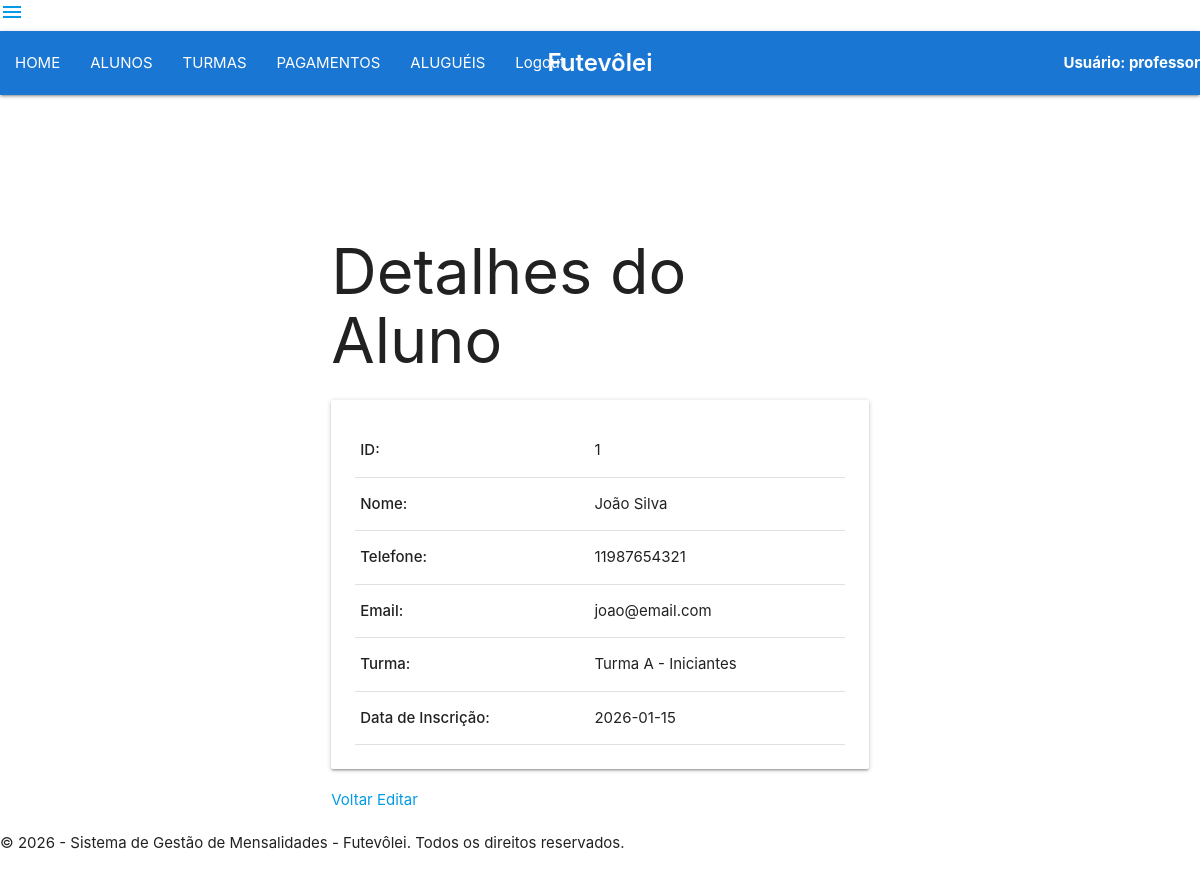
The page /VIEW/ALUNO/frmdetAluno.php?id=1 (signed in) on the database its author committed.
### tables this page shows
CREATE TABLE `aluno` (
  `id` int(11) NOT NULL,
  `nome` varchar(50) NOT NULL,
  `telefone` varchar(15) NOT NULL,
  `email` varchar(50) NOT NULL,
  `turma` int(11) NOT NULL,
  `data_inscricao` date NOT NULL
);

CREATE TABLE `turma` (
  `id` int(11) NOT NULL,
  `nome` varchar(50) NOT NULL,
  `horario` varchar(20) NOT NULL,
  `dia_semana` varchar(15) NOT NULL,
  `nivel` varchar(20) NOT NULL
);

### DAL/aluno.php (called while the page is built, shortened)
<?php
include_once $_SERVER['DOCUMENT_ROOT'] . "/futevolei_mensalidades/DAL/conexao.php";
include_once $_SERVER['DOCUMENT_ROOT'] . "/futevolei_mensalidades/MODEL/aluno.php";
class Aluno
{
    public function SelectById(int $id)
    {
        $sql = "Select * from aluno where id=?;";
        $con = Conexao::conectar();
        $query = $con->prepare($sql);
        $query->execute(array($id));
        $linha = $query->fetch(\PDO::FETCH_ASSOC);
        $aluno = new \MODEL\Aluno();
        $aluno->setId($linha['id']);
        $aluno->setNome($linha['nome']);
        $aluno->setTelefone($linha['telefone']);
        $aluno->setEmail($linha['email']);
        $aluno->setTurma($linha['turma']);
        $aluno->setDataInscricao($linha['data_inscricao']);
        return $aluno;
    }
}
?>

### DAL/conexao.php (called while the page is built, shortened)
<?php
    class Conexao {
        private static $dbNome = 'futevolei';
        private static $dbHost = 'localhost';
        private static $dbUsuario = 'root';
        private static $dbSenha = '';
        private static $cont = null;
        public static function conectar(){
          if (self::$cont == null){
              try{
                self::$cont = new PDO("mysql:host=" . self::$dbHost . ";dbname=" . self::$dbNome,  self::$dbUsuario , self::$dbSenha);
                   }
            catch (\PDOException $exception) {
                die ($exception->getMessage());
            }
        }
        return self::$cont;
    }
    public static function desconectar (){
        self::$cont = null;
        return self::$cont;
    }
    }
?>

### MODEL/aluno.php (called while the page is built, shortened)
<?php
    class Aluno{
         private ?int $id;
         private ?string $nome;
         private ?string $telefone;
         private ?string $email;
         private ?string $data_inscricao;
         public function getId() {
            return $this->id;
         }
         public function setId(int $id){
            $this->id = $id;
         }
         public function getNome() {
            return $this->nome;
         }
         public function setNome(string $nome){
            $this->nome = $nome;
         }
         public function getTelefone() {
            return $this->telefone;
         }
         public function setTelefone(string $telefone){
            $this->telefone = $telefone;
         }
         public function getEmail() {
            return $this->email;
         }
         public function setEmail(string $email){
            $this->email = $email;
         }
         public function getDataInscricao() {
            return $this->data_inscricao;
         }
         public function setDataInscricao(string $data_inscricao){
            $this->data_inscricao = $data_inscricao;
         }
    }
?>

### DAL/turma.php (called while the page is built, shortened)
<?php
include_once $_SERVER['DOCUMENT_ROOT'] . "/futevolei_mensalidades/DAL/conexao.php";
include_once $_SERVER['DOCUMENT_ROOT'] . "/futevolei_mensalidades/MODEL/turma.php";
class Turma
{
    public function SelectById(int $id)
    {
        $sql = "Select * from turma where id=?;";
        $con = Conexao::conectar();
        $query = $con->prepare($sql);
        $query->execute(array($id));
        $linha = $query->fetch(\PDO::FETCH_ASSOC);
        $turma = new \MODEL\Turma();
        $turma->setId($linha['id']);
        $turma->setNome($linha['nome']);
        $turma->setHorario($linha['horario']);
        $turma->setDiaSemana($linha['dia_semana']);
        $turma->setNivel($linha['nivel']);
        return $turma;
    }
}
?>

### MODEL/turma.php (called while the page is built, shortened)
<?php
    class Turma{
         private ?string $nome;
         public function getNome() {
            return $this->nome;
         }
         public function setNome(string $nome){
            $this->nome = $nome;
         }
    }
?>

### VIEW/ALUNO/frmdetAluno.php (the view, shortened to what this page needs)
<?php
include_once $_SERVER['DOCUMENT_ROOT'] . "/futevolei_mensalidades/DAL/aluno.php";
include_once $_SERVER['DOCUMENT_ROOT'] . "/futevolei_mensalidades/DAL/turma.php";
include_once $_SERVER['DOCUMENT_ROOT'] . "/futevolei_mensalidades/VIEW/menu.php";
$id = $_GET['id'];
$dalAluno = new \DAL\Aluno();
$aluno = $dalAluno->SelectById($id);
$dalTurma = new \DAL\Turma();
$turma = $dalTurma->SelectById($aluno->getTurma());
?>
<!DOCTYPE html>
<html>
<head>
    <link rel="stylesheet" href="https://cdnjs.cloudflare.com/ajax/libs/materialize/1.0.0/css/materialize.min.css">
</head>
<body>
<div class="container" style="margin-top: 100px;">
    <div class="row">
        <div class="col s12 m8 offset-m2">
            <h1 class="page-title">Detalhes do Aluno</h1>
            <div class="card">
                <div class="card-content">
                    <table class="table">
                        <tr>
                            <td><strong>ID:</strong></td>
                            <td><?php echo $aluno->getId(); ?></td>
                        </tr>
                        <tr>
                            <td><strong>Nome:</strong></td>
                            <td><?php echo htmlspecialchars($aluno->getNome()); ?></td>
                        </tr>
                        <tr>
                            <td><strong>Telefone:</strong></td>
                            <td><?php echo htmlspecialchars($aluno->getTelefone()); ?></td>
                        </tr>
                        <tr>
                            <td><strong>Email:</strong></td>
                            <td><?php echo htmlspecialchars($aluno->getEmail()); ?></td>
                        </tr>
                        <tr>
                            <td><strong>Turma:</strong></td>
                            <td><?php echo htmlspecialchars($turma->getNome()); ?></td>
                        </tr>
                        <tr>
                            <td><strong>Data de Inscrição:</strong></td>
                            <td><?php echo $aluno->getDataInscricao(); ?></td>
                        </tr>
                    </table>
                </div>
            </div>
            <div style="margin-top: 20px;">
                <a href="lstAluno.php" class="btn-custom">Voltar</a>
                <a href="frmedtAluno.php?id=<?php echo $aluno->getId(); ?>" class="btn-edit">Editar</a>
            </div>
        </div>
    </div>
</div>
<footer class="footer">
    <p>&copy; 2026 - Sistema de Gestão de Mensalidades - Futevôlei. Todos os direitos reservados.</p>
</footer>
</body>
</html>

### rows shown on the page
aluno: id "1", nome "João Silva", telefone "11987654321", email "joao@email.com", data_inscricao "2026-01-15"
turma: nome "Turma A - Iniciantes"

### other values the page prints
$_SESSION['login'] "professor"
